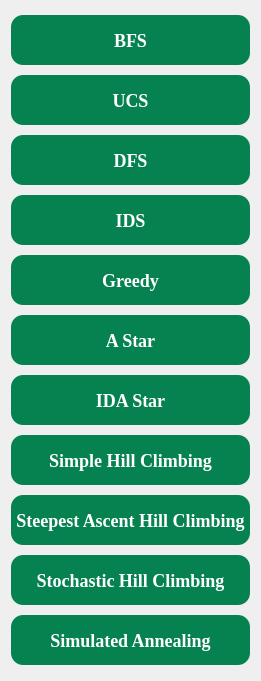
   <widget class="QWidget" name="verticalLayoutWidget">
    <property name="geometry">
     <rect>
      <x>760</x>
      <y>190</y>
      <width>261</width>
      <height>681</height>
     </rect>
    </property>
    <layout class="QVBoxLayout" name="verticalLayout">
     <item>
      <widget class="QPushButton" name="btnBFS">
       <property name="minimumSize">
        <size>
         <width>0</width>
         <height>50</height>
        </size>
       </property>
       <property name="font">
        <font>
         <family>Times New Roman</family>
         <pointsize>-1</pointsize>
         <weight>75</weight>
         <bold>true</bold>
        </font>
       </property>
       <property name="styleSheet">
        <string notr="true">QPushButton {
    font-family: &quot;Times New Roman&quot;;
    font-weight: bold;
    font-size: 18px; /* Kích thước cố định */
    background-color: #068251;
    color: white;
    border-radius: 12px;
    padding: 5px;
}

QPushButton:hover {
    background-color: #e5e6e7;
    color: black;
}

QPushButton:pressed {
    background-color: #575757;
    color: black;
}

QPushButton:checked {
    background-color: #575757;
    color: black;
}</string>
       </property>
       <property name="text">
        <string>BFS</string>
       </property>
      </widget>
     </item>
     <item>
      <widget class="QPushButton" name="btnUCS">
       <property name="minimumSize">
        <size>
         <width>0</width>
         <height>50</height>
        </size>
       </property>
       <property name="font">
        <font>
         <family>Times New Roman</family>
         <pointsize>-1</pointsize>
         <weight>75</weight>
         <bold>true</bold>
        </font>
       </property>
       <property name="styleSheet">
        <string notr="true">QPushButton {
	font-family: &quot;Times New Roman&quot;;
	font-weight: bold;
	font-size: 18px;

    background-color: #068251; /* Màu nền */
    color: white;             /* Màu chữ */
    border-radius: 12px;       /* Bo góc */
    padding: 5px;             /* Khoảng cách bên trong */
}

QPushButton:hover {
    background-color: #e5e6e7; /* Màu khi hover */
	color: black;
}

QPushButton:pressed {
    background-color: #575757; /* Màu khi bấm */
	color: black;
}

QPushButton:checked {
    background-color: #575757; /* Màu khi đã chọn */
    color: black;            /* Màu chữ khi chọn */
}</string>
       </property>
       <property name="text">
        <string>UCS</string>
       </property>
      </widget>
     </item>
     <item>
      <widget class="QPushButton" name="btnDFS">
       <property name="minimumSize">
        <size>
         <width>0</width>
         <height>50</height>
        </size>
       </property>
       <property name="font">
        <font>
         <family>Times New Roman</family>
         <pointsize>-1</pointsize>
         <weight>75</weight>
         <bold>true</bold>
        </font>
       </property>
       <property name="styleSheet">
        <string notr="true">QPushButton {
	font-family: &quot;Times New Roman&quot;;
	font-weight: bold;
	font-size: 18px;

    background-color: #068251; /* Màu nền */
    color: white;             /* Màu chữ */
    border-radius: 12px;       /* Bo góc */
    padding: 5px;             /* Khoảng cách bên trong */
}

QPushButton:hover {
    background-color: #e5e6e7; /* Màu khi hover */
	color: black;
}

QPushButton:pressed {
    background-color: #575757; /* Màu khi bấm */
	color: black;
}

QPushButton:checked {
    background-color: #575757; /* Màu khi đã chọn */
    color: black;            /* Màu chữ khi chọn */
}</string>
       </property>
       <property name="text">
        <string>DFS</string>
       </property>
      </widget>
     </item>
     <item>
      <widget class="QPushButton" name="btnIDS">
       <property name="minimumSize">
        <size>
         <width>0</width>
         <height>50</height>
        </size>
       </property>
       <property name="font">
        <font>
         <family>Times New Roman</family>
         <pointsize>-1</pointsize>
         <weight>75</weight>
         <bold>true</bold>
        </font>
       </property>
       <property name="styleSheet">
        <string notr="true">QPushButton {
	font-family: &quot;Times New Roman&quot;;
	font-weight: bold;
	font-size: 18px;

    background-color: #068251; /* Màu nền */
    color: white;             /* Màu chữ */
    border-radius: 12px;       /* Bo góc */
    padding: 5px;             /* Khoảng cách bên trong */
}

QPushButton:hover {
    background-color: #e5e6e7; /* Màu khi hover */
	color: black;
}

QPushButton:pressed {
    background-color: #575757; /* Màu khi bấm */
	color: black;
}

QPushButton:checked {
    background-color: #575757; /* Màu khi đã chọn */
    color: black;            /* Màu chữ khi chọn */
}</string>
       </property>
       <property name="text">
        <string>IDS</string>
       </property>
      </widget>
     </item>
     <item>
      <widget class="QPushButton" name="btnGreedy">
       <property name="minimumSize">
        <size>
         <width>0</width>
         <height>50</height>
        </size>
       </property>
       <property name="font">
        <font>
         <family>Times New Roman</family>
         <pointsize>-1</pointsize>
         <weight>75</weight>
         <bold>true</bold>
        </font>
       </property>
       <property name="styleSheet">
        <string notr="true">QPushButton {
	font-family: &quot;Times New Roman&quot;;
	font-weight: bold;
	font-size: 18px;

    background-color: #068251; /* Màu nền */
    color: white;             /* Màu chữ */
    border-radius: 12px;       /* Bo góc */
    padding: 5px;             /* Khoảng cách bên trong */
}

QPushButton:hover {
    background-color: #e5e6e7; /* Màu khi hover */
	color: black;
}

QPushButton:pressed {
    background-color: #575757; /* Màu khi bấm */
	color: black;
}

QPushButton:checked {
    background-color: #575757; /* Màu khi đã chọn */
    color: black;            /* Màu chữ khi chọn */
}</string>
       </property>
       <property name="text">
        <string>Greedy</string>
       </property>
      </widget>
     </item>
     <item>
      <widget class="QPushButton" name="btnAStar">
       <property name="minimumSize">
        <size>
         <width>0</width>
         <height>50</height>
        </size>
       </property>
       <property name="font">
        <font>
         <family>Times New Roman</family>
         <pointsize>-1</pointsize>
         <weight>75</weight>
         <bold>true</bold>
        </font>
       </property>
       <property name="styleSheet">
        <string notr="true">QPushButton {
	font-family: &quot;Times New Roman&quot;;
	font-weight: bold;
	font-size: 18px;

    background-color: #068251; /* Màu nền */
    color: white;             /* Màu chữ */
    border-radius: 12px;       /* Bo góc */
    padding: 5px;             /* Khoảng cách bên trong */
}

QPushButton:hover {
    background-color: #e5e6e7; /* Màu khi hover */
	color: black;
}

QPushButton:pressed {
    background-color: #575757; /* Màu khi bấm */
	color: black;
}

QPushButton:checked {
    background-color: #575757; /* Màu khi đã chọn */
    color: black;            /* Màu chữ khi chọn */
}</string>
       </property>
       <property name="text">
        <string>A Star</string>
       </property>
      </widget>
     </item>
     <item>
      <widget class="QPushButton" name="btnIDAStar">
       <property name="minimumSize">
        <size>
         <width>0</width>
         <height>50</height>
        </size>
       </property>
       <property name="font">
        <font>
         <family>Times New Roman</family>
         <pointsize>-1</pointsize>
         <weight>75</weight>
         <bold>true</bold>
        </font>
       </property>
       <property name="styleSheet">
        <string notr="true">QPushButton {
	font-family: &quot;Times New Roman&quot;;
	font-weight: bold;
	font-size: 18px;

    background-color: #068251; /* Màu nền */
    color: white;             /* Màu chữ */
    border-radius: 12px;       /* Bo góc */
    padding: 5px;             /* Khoảng cách bên trong */
}

QPushButton:hover {
    background-color: #e5e6e7; /* Màu khi hover */
	color: black;
}

QPushButton:pressed {
    background-color: #575757; /* Màu khi bấm */
	color: black;
}

QPushButton:checked {
    background-color: #575757; /* Màu khi đã chọn */
    color: black;            /* Màu chữ khi chọn */
}</string>
       </property>
       <property name="text">
        <string>IDA Star</string>
       </property>
      </widget>
     </item>
     <item>
      <widget class="QPushButton" name="btnSimpleHillClimbing">
       <property name="minimumSize">
        <size>
         <width>0</width>
         <height>50</height>
        </size>
       </property>
       <property name="font">
        <font>
         <family>Times New Roman</family>
         <pointsize>-1</pointsize>
         <weight>75</weight>
         <bold>true</bold>
        </font>
       </property>
       <property name="styleSheet">
        <string notr="true">QPushButton {
	font-family: &quot;Times New Roman&quot;;
	font-weight: bold;
	font-size: 18px;

    background-color: #068251; /* Màu nền */
    color: white;             /* Màu chữ */
    border-radius: 12px;       /* Bo góc */
    padding: 5px;             /* Khoảng cách bên trong */
}

QPushButton:hover {
    background-color: #e5e6e7; /* Màu khi hover */
	color: black;
}

QPushButton:pressed {
    background-color: #575757; /* Màu khi bấm */
	color: black;
}

QPushButton:checked {
    background-color: #575757; /* Màu khi đã chọn */
    color: black;            /* Màu chữ khi chọn */
}</string>
       </property>
       <property name="text">
        <string>Simple Hill Climbing</string>
       </property>
      </widget>
     </item>
     <item>
      <widget class="QPushButton" name="btnSteepestAscentHillClimbing">
       <property name="minimumSize">
        <size>
         <width>0</width>
         <height>50</height>
        </size>
       </property>
       <property name="font">
        <font>
         <family>Times New Roman</family>
         <pointsize>-1</pointsize>
         <weight>75</weight>
         <bold>true</bold>
        </font>
       </property>
       <property name="styleSheet">
        <string notr="true">QPushButton {
	font-family: &quot;Times New Roman&quot;;
	font-weight: bold;
	font-size: 18px;

    background-color: #068251; /* Màu nền */
    color: white;             /* Màu chữ */
    border-radius: 12px;       /* Bo góc */
    padding: 5px;             /* Khoảng cách bên trong */
}

QPushButton:hover {
    background-color: #e5e6e7; /* Màu khi hover */
	color: black;
}

QPushButton:pressed {
    background-color: #575757; /* Màu khi bấm */
	color: black;
}

QPushButton:checked {
    background-color: #575757; /* Màu khi đã chọn */
    color: black;            /* Màu chữ khi chọn */
}</string>
       </property>
       <property name="text">
        <string>Steepest Ascent Hill Climbing</string>
       </property>
      </widget>
     </item>
     <item>
      <widget class="QPushButton" name="btnStochasticHillClimbing">
       <property name="minimumSize">
        <size>
         <width>0</width>
         <height>50</height>
        </size>
       </property>
       <property name="font">
        <font>
         <family>Times New Roman</family>
         <pointsize>-1</pointsize>
         <weight>75</weight>
         <bold>true</bold>
        </font>
       </property>
       <property name="styleSheet">
        <string notr="true">QPushButton {
	font-family: &quot;Times New Roman&quot;;
	font-weight: bold;
	font-size: 18px;

    background-color: #068251; /* Màu nền */
    color: white;             /* Màu chữ */
    border-radius: 12px;       /* Bo góc */
    padding: 5px;             /* Khoảng cách bên trong */
}

QPushButton:hover {
    background-color: #e5e6e7; /* Màu khi hover */
	color: black;
}

QPushButton:pressed {
    background-color: #575757; /* Màu khi bấm */
	color: black;
}

QPushButton:checked {
    background-color: #575757; /* Màu khi đã chọn */
    color: black;            /* Màu chữ khi chọn */
}</string>
       </property>
       <property name="text">
        <string>Stochastic Hill Climbing</string>
       </property>
      </widget>
     </item>
     <item>
      <widget class="QPushButton" name="btnSimulatedAnnealing">
       <property name="minimumSize">
        <size>
         <width>0</width>
         <height>50</height>
        </size>
       </property>
       <property name="font">
        <font>
         <family>Times New Roman</family>
         <pointsize>-1</pointsize>
         <weight>75</weight>
         <bold>true</bold>
        </font>
       </property>
       <property name="styleSheet">
        <string notr="true">QPushButton {
	font-family: &quot;Times New Roman&quot;;
	font-weight: bold;
	font-size: 18px;

    background-color: #068251; /* Màu nền */
    color: white;             /* Màu chữ */
    border-radius: 12px;       /* Bo góc */
    padding: 5px;             /* Khoảng cách bên trong */
}

QPushButton:hover {
    background-color: #e5e6e7; /* Màu khi hover */
	color: black;
}

QPushButton:pressed {
    background-color: #575757; /* Màu khi bấm */
	color: black;
}

QPushButton:checked {
    background-color: #575757; /* Màu khi đã chọn */
    color: black;            /* Màu chữ khi chọn */
}</string>
       </property>
       <property name="text">
        <string>Simulated Annealing</string>
       </property>
      </widget>
     </item>
    </layout>
   </widget>
